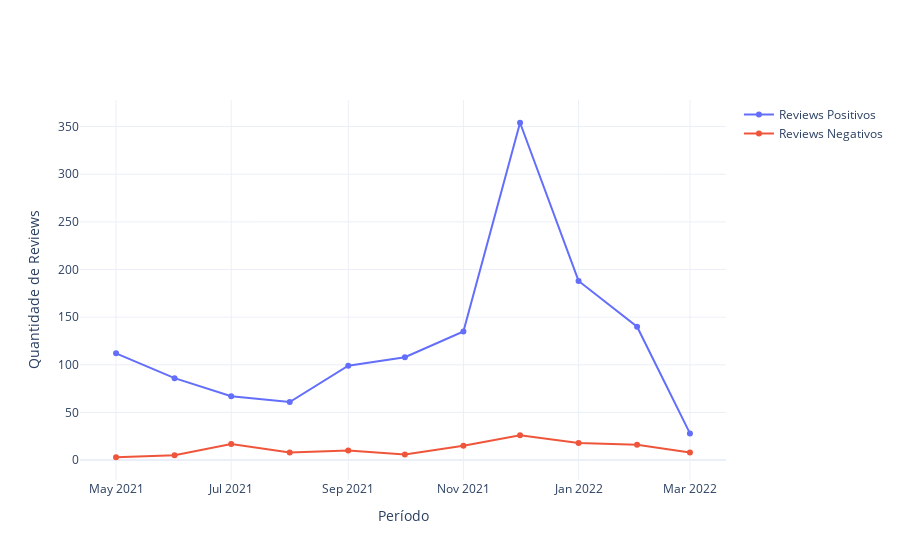

Notebook cell for this chart:
### Code cell
import plotly.graph_objects as go
# Definindo o Gráfico
y = df_data['positivo']

y1 = df_data['negativo']
x =x1 = df_data['mes_ano']

fig_data = go.Figure()
fig_data.add_trace(go.Scatter(x=x, y=y, name = 'Reviews Positivos'))
fig_data.add_trace(go.Scatter(x=x1, y=y1, name = 'Reviews Negativos'))
fig_data.update_layout(xaxis_title='Período',
yaxis_title='Quantidade de Reviews', 
template = 'plotly_white') #adicionando o template
fig_data.show()

### Figure 1 — Plotly figure (JSON) as saved in the notebook; plotly's stock layout.template omitted (floating-point values rounded to 4 significant figures)
{"data": [{"name": "Reviews Positivos", "type": "scatter", "x": ["2021-05-01T00:00:00", "2021-06-01T00:00:00", "2021-07-01T00:00:00", "2021-08-01T00:00:00", "2021-09-01T00:00:00", "2021-10-01T00:00:00", "2021-11-01T00:00:00", "2021-12-01T00:00:00", "2022-01-01T00:00:00", "2022-02-01T00:00:00", "2022-03-01T00:00:00"], "y": [112, 86, 67, 61, 99, 108, 135, 354, 188, 140, 28]}, {"name": "Reviews Negativos", "type": "scatter", "x": ["2021-05-01T00:00:00", "2021-06-01T00:00:00", "2021-07-01T00:00:00", "2021-08-01T00:00:00", "2021-09-01T00:00:00", "2021-10-01T00:00:00", "2021-11-01T00:00:00", "2021-12-01T00:00:00", "2022-01-01T00:00:00", "2022-02-01T00:00:00", "2022-03-01T00:00:00"], "y": [3, 5, 17, 8, 10, 6, 15, 26, 18, 16, 8]}], "layout": {"xaxis": {"title": {"text": "Período"}}, "yaxis": {"title": {"text": "Quantidade de Reviews"}}}}
